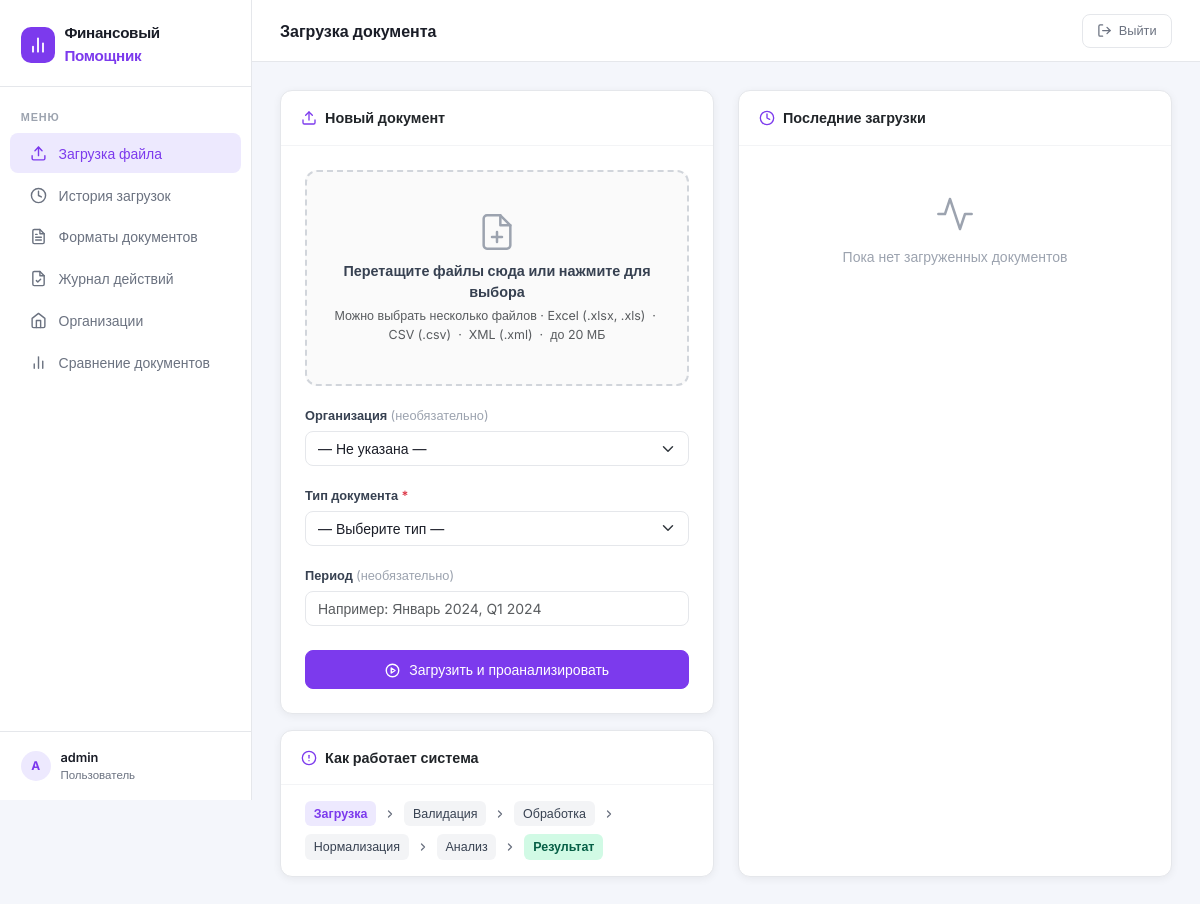
The app's page / (signed in), older data.
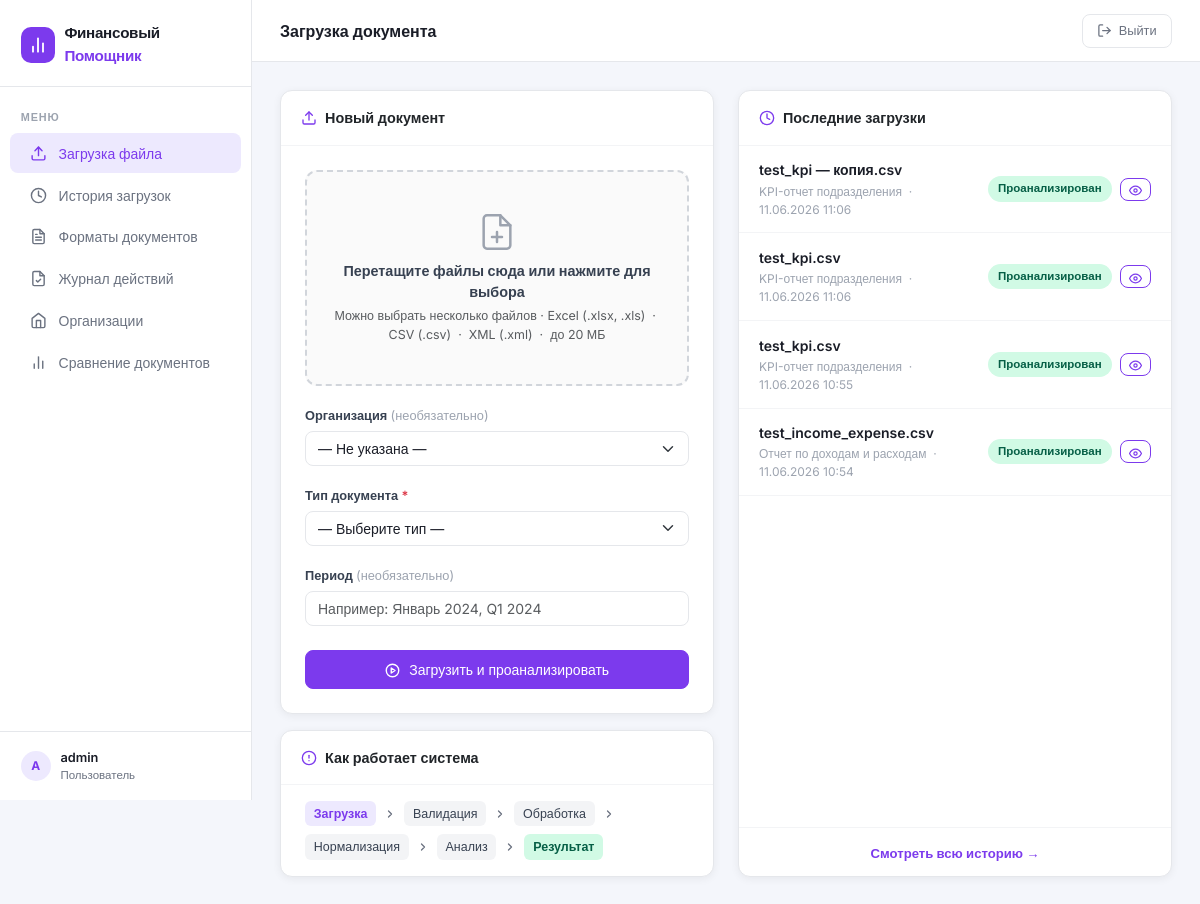
The same page, newer data.
### dashboard/models.py (models this page shows, shortened)
class Document(models.Model):
    TYPE_INCOME_EXPENSE = 'income_expense'
    TYPE_CASH_FLOW = 'cash_flow'
    TYPE_BUDGET = 'budget'
    TYPE_KPI = 'kpi'
    DOCUMENT_TYPES = [
        (TYPE_INCOME_EXPENSE, 'Отчет по доходам и расходам'),
        (TYPE_CASH_FLOW, 'Банковская выписка / ДДС'),
        (TYPE_BUDGET, 'Бюджет подразделения'),
        (TYPE_KPI, 'KPI-отчет подразделения'),
    ]
    STATUS_UPLOADED = 'uploaded'
    STATUS_VALIDATING = 'validating'
    STATUS_ANALYZING = 'analyzing'
    STATUS_DONE = 'done'
    STATUS_ERROR = 'error'
    STATUSES = [
        (STATUS_UPLOADED, 'Загружен'),
        (STATUS_VALIDATING, 'Проверяется'),
        (STATUS_ANALYZING, 'Анализируется'),
        (STATUS_DONE, 'Проанализирован'),
        (STATUS_ERROR, 'Ошибка'),
    ]
    user = models.ForeignKey(User, on_delete=models.CASCADE, related_name='documents')
    entity = models.ForeignKey(Entity, on_delete=models.SET_NULL, null=True, blank=True, related_name='documents', verbose_name='Организация')
    file = models.FileField(upload_to='uploads/')
    file_name = models.CharField(max_length=255)
    doc_type = models.CharField(max_length=30, choices=DOCUMENT_TYPES)
    period = models.CharField(max_length=100, blank=True)
    period_start = models.DateField(null=True, blank=True)  # автоопределение начала периода
    period_end = models.DateField(null=True, blank=True)    # автоопределение конца периода
    status = models.CharField(max_length=20, choices=STATUSES, default=STATUS_UPLOADED)
    error_message = models.TextField(blank=True)
    uploaded_at = models.DateTimeField(auto_now_add=True)
    class Meta:
        ordering = ['-uploaded_at']
        db_table = 'finassist_document'

### dashboard/views.py (the view, shortened to what this page needs)
# urls.py: path('', views.upload_view, name='upload'),
@login_required
def upload_view(request):
    recent_docs = Document.objects.filter(user=request.user)[:5]
    entities = Entity.objects.order_by('name')
    return render(request, 'dashboard/upload.html', {
        'document_types': Document.DOCUMENT_TYPES,
        'recent_docs': recent_docs,
        'entities': entities,
    })

### dashboard/templates/dashboard/upload.html (shortened to what this page needs)
{% extends 'dashboard/base.html' %}
{% block page_title %}Загрузка документа{% endblock %}
{% block content %}
<div class="row g-4">
    <div class="col-lg-6">
        <div class="card">
            <div class="card-header">
                <svg xmlns="http://www.w3.org/2000/svg" viewBox="0 0 24 24" fill="none" stroke="currentColor" stroke-width="2" stroke-linecap="round" stroke-linejoin="round"><path d="M21 15v4a2 2 0 0 1-2 2H5a2 2 0 0 1-2-2v-4"/><polyline points="17 8 12 3 7 8"/><line x1="12" y1="3" x2="12" y2="15"/></svg>
                Новый документ
            </div>
            <div class="card-body p-4">
                <form method="post" enctype="multipart/form-data" id="uploadForm">
                    <div class="drop-zone mb-3" id="dropZone" onclick="document.getElementById('fileInput').click()">
                        <div class="fw-semibold" style="color:#374151;font-size:.9rem;" id="dropText">Перетащите файлы сюда или нажмите для выбора</div>
                        <div class="text-muted mt-1" style="font-size:.78rem;">Можно выбрать несколько файлов · Excel (.xlsx, .xls) &nbsp;·&nbsp; CSV (.csv) &nbsp;·&nbsp; XML (.xml) &nbsp;·&nbsp; до 20 МБ</div>
                    </div>
                    <div class="mb-3">
                        <label class="form-label">Организация <span style="color:#9ca3af;font-weight:400;">(необязательно)</span></label>
                        <select name="entity_id" id="entitySelect" class="form-select">
                            <option value="">— Не указана —</option>
                        </select>
                    </div>
                    <div class="mb-3">
                        <label class="form-label">Тип документа <span class="text-danger">*</span></label>
                        <select name="doc_type" id="docTypeSelect" class="form-select">
                            <option value="">— Выберите тип —</option>
                        </select>
                    </div>
                    <div class="mb-4">
                        <label class="form-label">Период <span style="color:#9ca3af;font-weight:400;">(необязательно)</span></label>
                        <input type="text" name="period" class="form-control" placeholder="Например: Январь 2024, Q1 2024">
                    </div>
                    <button type="submit" class="btn btn-primary w-100 py-2" id="submitBtn">
                        <svg xmlns="http://www.w3.org/2000/svg" width="15" height="15" viewBox="0 0 24 24" fill="none" stroke="currentColor" stroke-width="2.2" stroke-linecap="round" stroke-linejoin="round" style="vertical-align:text-bottom;margin-right:.35rem;"><circle cx="12" cy="12" r="10"/><polygon points="10 8 16 12 10 16 10 8"/></svg>
                        Загрузить и проанализировать
                    </button>
                </form>
            </div>
        </div>
        <div class="card mt-3">
            <div class="card-header">
                <svg xmlns="http://www.w3.org/2000/svg" viewBox="0 0 24 24" fill="none" stroke="currentColor" stroke-width="2" stroke-linecap="round" stroke-linejoin="round"><circle cx="12" cy="12" r="10"/><line x1="12" y1="8" x2="12" y2="12"/><line x1="12" y1="16" x2="12.01" y2="16"/></svg>
                Как работает система
            </div>
            <div class="card-body py-3 px-4">
                <div class="d-flex align-items-center gap-2 flex-wrap" style="font-size:.78rem;color:#6b7280;">
                    <span style="background:#ede9fe;color:#7c3aed;border-radius:6px;padding:.2rem .55rem;font-weight:600;">Загрузка</span>
                    <svg xmlns="http://www.w3.org/2000/svg" width="12" height="12" viewBox="0 0 24 24" fill="none" stroke="currentColor" stroke-width="2.5" stroke-linecap="round" stroke-linejoin="round"><polyline points="9 18 15 12 9 6"/></svg>
                    <span style="background:#f3f4f6;color:#374151;border-radius:6px;padding:.2rem .55rem;font-weight:500;">Валидация</span>
                    <svg xmlns="http://www.w3.org/2000/svg" width="12" height="12" viewBox="0 0 24 24" fill="none" stroke="currentColor" stroke-width="2.5" stroke-linecap="round" stroke-linejoin="round"><polyline points="9 18 15 12 9 6"/></svg>
                    <span style="background:#f3f4f6;color:#374151;border-radius:6px;padding:.2rem .55rem;font-weight:500;">Обработка</span>
                    <svg xmlns="http://www.w3.org/2000/svg" width="12" height="12" viewBox="0 0 24 24" fill="none" stroke="currentColor" stroke-width="2.5" stroke-linecap="round" stroke-linejoin="round"><polyline points="9 18 15 12 9 6"/></svg>
                    <span style="background:#f3f4f6;color:#374151;border-radius:6px;padding:.2rem .55rem;font-weight:500;">Нормализация</span>
                    <svg xmlns="http://www.w3.org/2000/svg" width="12" height="12" viewBox="0 0 24 24" fill="none" stroke="currentColor" stroke-width="2.5" stroke-linecap="round" stroke-linejoin="round"><polyline points="9 18 15 12 9 6"/></svg>
                    <span style="background:#f3f4f6;color:#374151;border-radius:6px;padding:.2rem .55rem;font-weight:500;">Анализ</span>
                    <svg xmlns="http://www.w3.org/2000/svg" width="12" height="12" viewBox="0 0 24 24" fill="none" stroke="currentColor" stroke-width="2.5" stroke-linecap="round" stroke-linejoin="round"><polyline points="9 18 15 12 9 6"/></svg>
                    <span style="background:#d1fae5;color:#065f46;border-radius:6px;padding:.2rem .55rem;font-weight:600;">Результат</span>
                </div>
            </div>
        </div>
    </div>
    <div class="col-lg-6">
        <div class="card h-100">
            <div class="card-header">
                <svg xmlns="http://www.w3.org/2000/svg" viewBox="0 0 24 24" fill="none" stroke="currentColor" stroke-width="2" stroke-linecap="round" stroke-linejoin="round"><circle cx="12" cy="12" r="10"/><polyline points="12 6 12 12 16 14"/></svg>
                Последние загрузки
            </div>
            <div class="card-body p-0">
                {% if recent_docs %}
                <ul class="list-unstyled mb-0">
                    {% for doc in recent_docs %}
                    <li style="padding:.85rem 1.25rem;border-bottom:1px solid #f3f4f6;display:flex;align-items:center;justify-content:space-between;gap:.75rem;">
                        <div style="min-width:0;">
                            <div style="font-size:.875rem;font-weight:600;color:#1a1d27;white-space:nowrap;overflow:hidden;text-overflow:ellipsis;max-width:min(220px, 50vw);">{{ doc.file_name }}</div>
                            <div style="font-size:.75rem;color:#9ca3af;margin-top:.15rem;">{{ doc.get_doc_type_display }} &nbsp;·&nbsp; {{ doc.uploaded_at|date:"d.m.Y H:i" }}</div>
                        </div>
                        <div style="display:flex;align-items:center;gap:.5rem;flex-shrink:0;">
                            <span class="sbadge sbadge-{{ doc.status }}">{{ doc.get_status_display }}</span>
                            {% if doc.status == 'done' %}
                            <a href="{% url 'finassist:document_detail' doc.pk %}" class="btn btn-sm btn-outline-primary py-0 px-2">
                                <svg xmlns="http://www.w3.org/2000/svg" width="13" height="13" viewBox="0 0 24 24" fill="none" stroke="currentColor" stroke-width="2.2" stroke-linecap="round" stroke-linejoin="round"><path d="M1 12s4-8 11-8 11 8 11 8-4 8-11 8-11-8-11-8z"/><circle cx="12" cy="12" r="3"/></svg>
                            </a>
                            {% endif %}
                        </div>
                    </li>
                    {% endfor %}
                </ul>
                {% else %}
                <div style="text-align:center;padding:3rem 1rem;color:#9ca3af;">
                    <svg xmlns="http://www.w3.org/2000/svg" width="40" height="40" viewBox="0 0 24 24" fill="none" stroke="currentColor" stroke-width="1.5" stroke-linecap="round" stroke-linejoin="round" style="display:block;margin:0 auto .75rem;"><path d="M22 12h-4l-3 9L9 3l-3 9H2"/></svg>
                    <div style="font-size:.875rem;">Пока нет загруженных документов</div>
                </div>
                {% endif %}
            </div>
            {% if recent_docs %}
            <div class="card-footer" style="background:transparent;border-top:1px solid #f3f4f6;text-align:center;padding:.75rem;">
                <a href="{% url 'finassist:history' %}" style="font-size:.82rem;color:#7c3aed;font-weight:600;text-decoration:none;">Смотреть всю историю →</a>
            </div>
            {% endif %}
        </div>
    </div>
</div>
{% endblock %}

### dashboard/templates/dashboard/base.html (shortened to what this page needs)
<!DOCTYPE html>
<html lang="ru">
<head>
    <link href="https://cdn.jsdelivr.net/npm/bootstrap@5.3.2/dist/css/bootstrap.min.css" rel="stylesheet">
</head>
<body>
{% if user.is_authenticated %}
<aside class="sidebar" id="sidebar">
    <div class="sidebar-logo">
        <div class="logo-icon">
            <svg xmlns="http://www.w3.org/2000/svg" width="20" height="20" viewBox="0 0 24 24" fill="none" stroke="currentColor" stroke-width="2.2" stroke-linecap="round" stroke-linejoin="round"><line x1="18" y1="20" x2="18" y2="10"/><line x1="12" y1="20" x2="12" y2="4"/><line x1="6" y1="20" x2="6" y2="14"/></svg>
        </div>
        <div class="logo-text">Финансовый <span>Помощник</span></div>
    </div>
    <nav class="sidebar-nav">
        <div class="sidebar-section-label">Меню</div>
        <a href="{% url 'finassist:upload' %}" class="{% if request.resolver_match.url_name == 'upload' %}active{% endif %}">
            <svg xmlns="http://www.w3.org/2000/svg" viewBox="0 0 24 24" fill="none" stroke="currentColor" stroke-width="2" stroke-linecap="round" stroke-linejoin="round"><path d="M21 15v4a2 2 0 0 1-2 2H5a2 2 0 0 1-2-2v-4"/><polyline points="17 8 12 3 7 8"/><line x1="12" y1="3" x2="12" y2="15"/></svg>
            Загрузка файла
        </a>
        <a href="{% url 'finassist:history' %}" class="{% if request.resolver_match.url_name == 'history' %}active{% endif %}">
            <svg xmlns="http://www.w3.org/2000/svg" viewBox="0 0 24 24" fill="none" stroke="currentColor" stroke-width="2" stroke-linecap="round" stroke-linejoin="round"><circle cx="12" cy="12" r="10"/><polyline points="12 6 12 12 16 14"/></svg>
            История загрузок
        </a>
        <a href="{% url 'finassist:formats' %}" class="{% if request.resolver_match.url_name == 'formats' %}active{% endif %}">
            Форматы документов
        </a>
        <a href="{% url 'finassist:audit' %}" class="{% if request.resolver_match.url_name == 'audit' %}active{% endif %}">
            <svg xmlns="http://www.w3.org/2000/svg" viewBox="0 0 24 24" fill="none" stroke="currentColor" stroke-width="2" stroke-linecap="round" stroke-linejoin="round"><path d="M14 2H6a2 2 0 0 0-2 2v16a2 2 0 0 0 2 2h12a2 2 0 0 0 2-2V8z"/><polyline points="14 2 14 8 20 8"/><path d="M9 15l2 2 4-4"/></svg>
            Журнал действий
        </a>
        <a href="{% url 'finassist:entities' %}" class="{% if request.resolver_match.url_name == 'entities' %}active{% endif %}">
            <svg xmlns="http://www.w3.org/2000/svg" viewBox="0 0 24 24" fill="none" stroke="currentColor" stroke-width="2" stroke-linecap="round" stroke-linejoin="round"><path d="M3 9l9-7 9 7v11a2 2 0 0 1-2 2H5a2 2 0 0 1-2-2z"/><polyline points="9 22 9 12 15 12 15 22"/></svg>
            Организации
        </a>
        <a href="{% url 'finassist:compare' %}" class="{% if request.resolver_match.url_name == 'compare' %}active{% endif %}">
            <svg xmlns="http://www.w3.org/2000/svg" viewBox="0 0 24 24" fill="none" stroke="currentColor" stroke-width="2" stroke-linecap="round" stroke-linejoin="round"><line x1="18" y1="20" x2="18" y2="10"/><line x1="12" y1="20" x2="12" y2="4"/><line x1="6" y1="20" x2="6" y2="14"/></svg>
            Сравнение документов
        </a>
    </nav>
    <div class="sidebar-footer">
        <div class="avatar">{{ user.username|slice:":1"|upper }}</div>
        <div>
            <div style="font-weight:600;color:var(--text);font-size:.8rem;">{{ user.username }}</div>
            <div style="font-size:.72rem;">Пользователь</div>
        </div>
    </div>
</aside>
<div class="main-wrap">
    <header class="topbar">
        <div style="display:flex;align-items:center;gap:.75rem;">
            <div class="topbar-title">{% block page_title %}{% endblock %}</div>
        </div>
        <div class="topbar-right">
            <a href="{% url 'finassist:logout' %}" class="btn-logout">
                <svg xmlns="http://www.w3.org/2000/svg" viewBox="0 0 24 24" fill="none" stroke="currentColor" stroke-width="2" stroke-linecap="round" stroke-linejoin="round"><path d="M9 21H5a2 2 0 0 1-2-2V5a2 2 0 0 1 2-2h4"/><polyline points="16 17 21 12 16 7"/><line x1="21" y1="12" x2="9" y2="12"/></svg>
                <span>Выйти</span>
            </a>
        </div>
    </header>
    <main class="page-body">
        {% block content %}{% endblock %}
    </main>
</div>
{% else %}
{% block auth_content %}{% endblock %}
{% endif %}
</body>
</html>

Row changes from the older to the newer data that the page shows:
added Document: file_name "test_kpi — копия.csv", doc_type "KPI-отчет подразделения", uploaded_at "11.06.2026 11:06", status "Проанализирован"
added Document: file_name "test_kpi.csv", doc_type "KPI-отчет подразделения", uploaded_at "11.06.2026 11:06", status "Проанализирован"
added Document: file_name "test_kpi.csv", doc_type "KPI-отчет подразделения", uploaded_at "11.06.2026 10:55", status "Проанализирован"
added Document: file_name "test_income_expense.csv", doc_type "Отчет по доходам и расходам", uploaded_at "11.06.2026 10:54", status "Проанализирован"
Text that changed along with them:
text no longer shown: "Пока нет загруженных документов"
text now shown: "Смотреть всю историю →"
